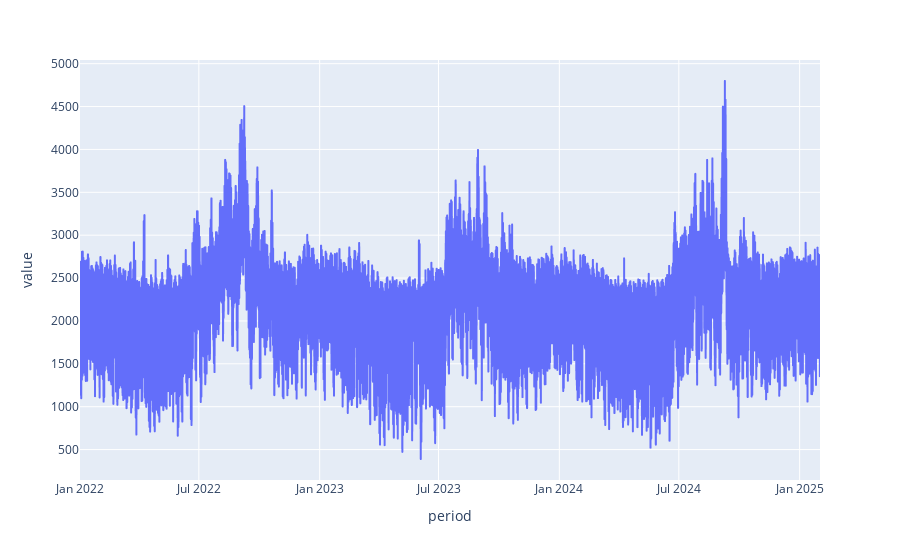

Notebook cell for this chart:
### Code cell
p = px.line(df3.data, x="period", y="value")
p.show()

### Figure 1 — Plotly figure (JSON) as saved in the notebook; plotly's stock layout.template omitted (floating-point values rounded to 4 significant figures; data arrays with more than 128 entries replaced by an {"elided": "..."} marker saying what was removed)
{"data": [{"hovertemplate": "period=%{x}<br>value=%{y}<extra></extra>", "legendgroup": "", "line": {"color": "#636efa", "dash": "solid"}, "marker": {"symbol": "circle"}, "mode": "lines", "name": "", "showlegend": false, "type": "scattergl", "x": {"elided": "27008 str values"}, "xaxis": "x", "y": {"elided": "27008 int values"}, "yaxis": "y"}], "layout": {"legend": {"tracegroupgap": 0}, "margin": {"t": 60}, "xaxis": {"anchor": "y", "domain": [0, 1], "title": {"text": "period"}}, "yaxis": {"anchor": "x", "domain": [0, 1], "title": {"text": "value"}}}}
